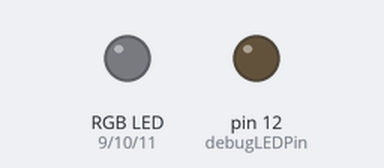
Bench run of a sketch on a simulated Arduino Uno, built with avr-gcc and run on an emulated ATmega328P. Shown: an RGB LED mixed from three pins (HIGH = lit), output pins drawn as LEDs (lit = HIGH). Dim RGB values are drawn brighter than linear.

Above: at 0.05 s.
At 2.35 s:
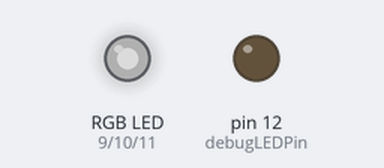
At 2.7 s:
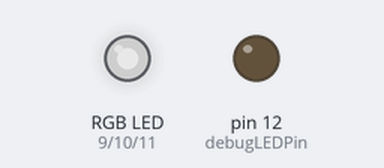
At 3.05 s:
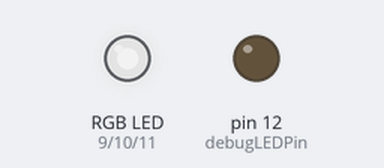
Timing chart, 0 to 7.0 s (numbered marks = the images above):
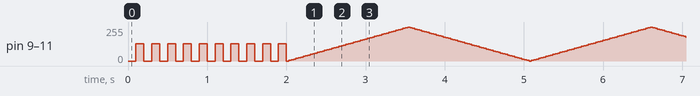

The sketch:

RL_LEDBall.ino
```cpp
const int redLEDPin  = 9;
const int greenLEDPin = 10;
const int blueLEDPin = 11;
const int debugLEDPin = 12;

const char delim = ';';

enum State_enum { PULSE, TEAM, GOAL };

uint8_t state = GOAL;
uint8_t oldState;

int red   = 128;
int green = 128;
int blue  = 128;

int brightness = 0;
int fadeAmount = 5;

bool stateLocked = false;

void setup() {
  Serial.begin(9600);

  pinMode(redLEDPin,  OUTPUT);
  pinMode(greenLEDPin, OUTPUT);
  pinMode(blueLEDPin, OUTPUT);
  pinMode(debugLEDPin, OUTPUT);
}

void loop() {
  if (stateLocked) return;

  switch (state) {
    case PULSE:
      pulse();
      break;
    case TEAM:
      showTeam();
      break;
    case GOAL:
      goalFlash();
      break;
    default:
      break;
  }
}

void serialEvent() {
  while (Serial.available()) {
    String command = Serial.readStringUntil(delim);

    if (command == "CONNECT") {
      Serial.write("RL_BALL_CONNECTED");
      return;
    }

    if (command == "PULSE") {
      changeState(PULSE);
    }

    if (command == "TEAM") {
      red = Serial.parseInt();
      green = Serial.parseInt();
      blue = Serial.parseInt();

      if (Serial.read() == delim) {
        red = constrain(red, 0, 255);
        green = constrain(green, 0, 255);
        blue = constrain(blue, 0, 255);
      }

      changeState(TEAM);
    }

    if (command == "GOAL") {
      changeState(GOAL);
    }
  }
}

bool changeState(uint8_t newState) {
  if (stateLocked) return false;

  oldState = state;
  state = newState;

  return true;
}

void setLEDs(int r, int g, int b) {
  analogWrite(redLEDPin,   r);
  analogWrite(greenLEDPin, g);
  analogWrite(blueLEDPin,  b);
}

void showTeam() {
  setLEDs(red, green, blue);
}

void goalFlash() {
  stateLocked = true;
  for (int i = 0; i < 10; i++) {
    setLEDs(0, 0, 0);
    delay(100);
    setLEDs(red, green, blue);
    delay(100);
  }
  stateLocked = false;

  changeState(oldState);
}

void pulse() {
  setLEDs(brightness, brightness, brightness);

  brightness = brightness + fadeAmount;

  if (brightness <= 0 || brightness >= 255) {
    fadeAmount = -fadeAmount;
  }

  delay(30);
}
```
